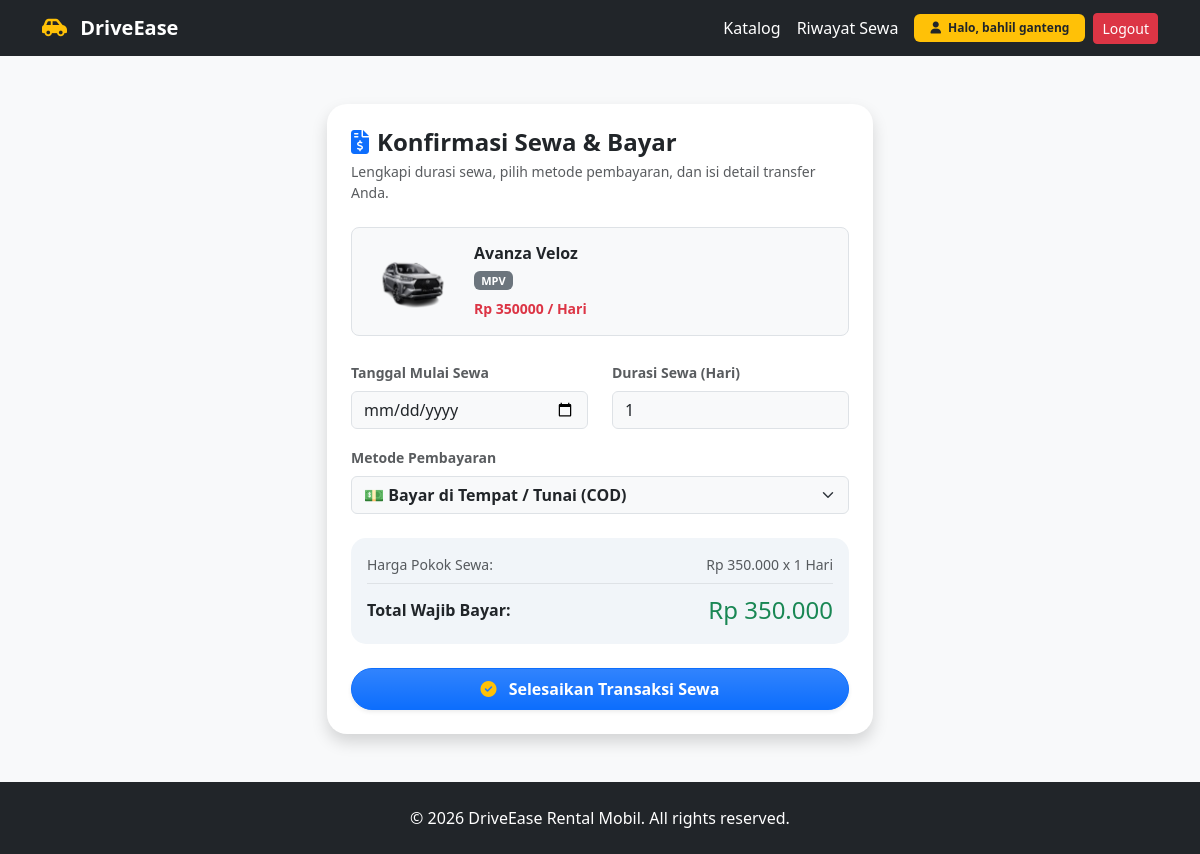
The page /booking.php?id=1 (signed in) on the database its author committed.
### tables this page shows
CREATE TABLE `mobil` (
  `id_mobil` int(11) NOT NULL,
  `nama_mobil` varchar(50) NOT NULL,
  `jenis_mobil` varchar(30) NOT NULL,
  `kapasitas_penumpang` int(11) DEFAULT 5,
  `bahan_bakar` varchar(20) DEFAULT 'Bensin',
  `fasilitas` varchar(255) DEFAULT 'AC, Audio, Charger Port',
  `gambar` varchar(255) DEFAULT 'default.jpg',
  `harga_per_hari` int(11) NOT NULL,
  `status` enum('Tersedia','Dibooking') DEFAULT 'Tersedia'
);

### booking.php (the view, shortened to what this page needs)
<?php
include 'config/database.php';
include 'includes/header.php';
$id_mobil = isset($_GET['id']) ? intval($_GET['id']) : 0;
$query = mysqli_query($conn, "SELECT * FROM mobil WHERE id_mobil = '$id_mobil'");
$mobil = mysqli_fetch_assoc($query);
?>
<div class="container my-5">
    <div class="row justify-content-center">
        <div class="col-md-6">
            <div class="card p-4 shadow border-0" style="border-radius: 20px; background-color: #ffffff;">
                <h4 class="fw-bold text-dark mb-1">
                    <i class="fa-solid fa-file-invoice-dollar text-primary me-2"></i>Konfirmasi Sewa & Bayar
                </h4>
                <p class="text-muted small mb-4">Lengkapi durasi sewa, pilih metode pembayaran, dan isi detail transfer Anda.</p>
                <div class="p-3 mb-4 bg-light rounded-3 d-flex align-items-center border">
                    <img src="images/<?= $mobil['gambar']; ?>" style="width: 90px; height: 65px; object-fit: contain;" class="me-3" alt="Foto Mobil">
                    <div>
                        <h6 class="fw-bold text-dark mb-1"><?= htmlspecialchars($mobil['nama_mobil']); ?></h6>
                        <span class="badge bg-secondary mb-2" style="font-size: 11px;"><?= htmlspecialchars($mobil['jenis_mobil']); ?></span>
                        <p class="text-danger small fw-bold mb-0">Rp <span id="harga_per_hari"><?= $mobil['harga_per_hari']; ?></span> / Hari</p>
                    </div>
                </div>
                <form action="proses_booking.php" method="POST">
                    <div class="row">
                        <div class="col-md-6 mb-3">
                            <label class="form-label fw-bold text-muted small">Tanggal Mulai Sewa</label>
                            <input type="date" name="tanggal_mulai" class="form-control bg-light" required min="<?= date('Y-m-d'); ?>">
                        </div>
                        <div class="col-md-6 mb-3">
                            <label class="form-label fw-bold text-muted small">Durasi Sewa (Hari)</label>
                            <input type="number" name="durasi" id="durasi_sewa" class="form-control bg-light" value="1" min="1" required>
                        </div>
                    </div>
                    <div class="mb-3">
                        <label class="form-label fw-bold text-muted small">Metode Pembayaran</label>
                        <select name="metode_pembayaran" id="metode_pembayaran" class="form-select bg-light fw-bold text-dark" required>
                            <option value="Bayar di Tempat (COD)">💵 Bayar di Tempat / Tunai (COD)</option>
                        </select>
                    </div>
                    <div class="card border-0 p-3 my-4" style="background-color: #f1f5f9; border-radius: 15px;">
                        <div class="d-flex justify-content-between align-items-center mb-2 text-muted small">
                            <span>Harga Pokok Sewa:</span>
                            <span>Rp <?= number_format($mobil['harga_per_hari'], 0, ',', '.'); ?> x <span id="text_durasi">1</span> Hari</span>
                        </div>
                        <div class="d-flex justify-content-between align-items-center pt-2 border-top">
                            <span class="fw-bold text-dark">Total Wajib Bayar:</span>
                            <span class="fw-extrabold text-success fs-4">Rp <span id="total_nominal"><?= number_format($mobil['harga_per_hari'], 0, ',', '.'); ?></span></span>
                        </div>
                    </div>
                    <button type="submit" class="btn btn-primary w-100 fw-bold py-2 rounded-pill shadow-sm bg-gradient">
                        <i class="fa-solid fa-circle-check me-2 text-warning"></i> Selesaikan Transaksi Sewa
                    </button>
                </form>
            </div>
        </div>
    </div>
</div>
<?php include 'includes/footer.php'; ?>

### rows shown on the page
mobil: gambar (picture), nama_mobil "Avanza Veloz", jenis_mobil "MPV", harga_per_hari "350000", harga_per_hari "350.000"

### other values the page prints
$_SESSION['user_nama'] "bahlil ganteng"
